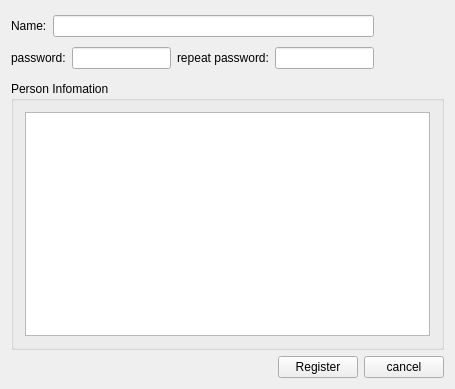
<?xml version="1.0" encoding="UTF-8"?>
<ui version="4.0">
 <class>UserRegister</class>
 <widget class="QWidget" name="UserRegister">
  <property name="geometry">
   <rect>
    <x>0</x>
    <y>0</y>
    <width>455</width>
    <height>389</height>
   </rect>
  </property>
  <property name="windowTitle">
   <string>UserRegister</string>
  </property>
  <layout class="QVBoxLayout" name="verticalLayout_3">
   <item>
    <layout class="QHBoxLayout" name="horizontalLayout_2">
     <item>
      <layout class="QVBoxLayout" name="verticalLayout_2">
       <item>
        <layout class="QHBoxLayout" name="horizontalLayout">
         <item>
          <widget class="QLabel" name="label_2">
           <property name="text">
            <string>Name:</string>
           </property>
          </widget>
         </item>
         <item>
          <widget class="QLineEdit" name="m_leName"/>
         </item>
        </layout>
       </item>
       <item>
        <layout class="QHBoxLayout" name="horizontalLayout_4">
         <item>
          <widget class="QLabel" name="label_3">
           <property name="text">
            <string>password:</string>
           </property>
          </widget>
         </item>
         <item>
          <widget class="QLineEdit" name="m_lePwd1"/>
         </item>
         <item>
          <widget class="QLabel" name="label_4">
           <property name="text">
            <string>repeat password:</string>
           </property>
          </widget>
         </item>
         <item>
          <widget class="QLineEdit" name="m_lePwd2"/>
         </item>
        </layout>
       </item>
      </layout>
     </item>
     <item>
      <widget class="ImageLabel" name="m_lbImage">
       <property name="minimumSize">
        <size>
         <width>64</width>
         <height>64</height>
        </size>
       </property>
       <property name="maximumSize">
        <size>
         <width>64</width>
         <height>64</height>
        </size>
       </property>
       <property name="text">
        <string/>
       </property>
      </widget>
     </item>
    </layout>
   </item>
   <item>
    <widget class="QGroupBox" name="groupBox">
     <property name="title">
      <string>Person Infomation</string>
     </property>
     <layout class="QVBoxLayout" name="verticalLayout">
      <item>
       <widget class="QPlainTextEdit" name="m_teInfo"/>
      </item>
     </layout>
    </widget>
   </item>
   <item>
    <layout class="QHBoxLayout" name="horizontalLayout_3">
     <item>
      <spacer name="horizontalSpacer">
       <property name="orientation">
        <enum>Qt::Horizontal</enum>
       </property>
       <property name="sizeHint" stdset="0">
        <size>
         <width>40</width>
         <height>20</height>
        </size>
       </property>
      </spacer>
     </item>
     <item>
      <widget class="QPushButton" name="m_pbRegister">
       <property name="text">
        <string>Register</string>
       </property>
      </widget>
     </item>
     <item>
      <widget class="QPushButton" name="m_pbCancel">
       <property name="text">
        <string>cancel</string>
       </property>
      </widget>
     </item>
    </layout>
   </item>
  </layout>
 </widget>
 <layoutdefault spacing="6" margin="11"/>
 <customwidgets>
  <customwidget>
   <class>ImageLabel</class>
   <extends>QLabel</extends>
   <header>imagelabel.h</header>
  </customwidget>
 </customwidgets>
 <resources/>
 <connections>
  <connection>
   <sender>m_pbCancel</sender>
   <signal>clicked()</signal>
   <receiver>UserRegister</receiver>
   <slot>close()</slot>
   <hints>
    <hint type="sourcelabel">
     <x>407</x>
     <y>367</y>
    </hint>
    <hint type="destinationlabel">
     <x>227</x>
     <y>194</y>
    </hint>
   </hints>
  </connection>
 </connections>
</ui>
